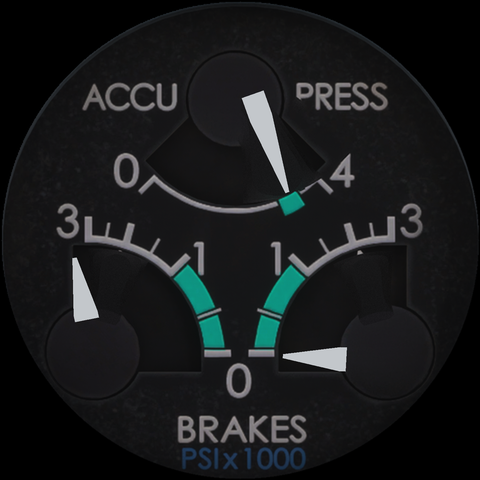
#> input picture artwork/build/compose.png, 480 x 480 px, given in place of clean_raster.png, which was not available
$ python from_clean.py 100
#> lines starting #> are read from the running program, lines starting #| are printed output that depends on the picture; after the words box and inside, x2 and y2 are one past the last pixel; in counts of white or black regions, pixels touching at a corner belong together; pictures that were not available may be replaced by others from this repository, and a replacement may not be noted
#!/usr/bin/env python3
"""Build the dial face from the clean, pointer-free artwork (brakes.svg).

  1. face centre by RIM SYMMETRY  - the bezel's highlight is uneven, so an
     edge-sharpness fit lands 23px off; at the true centre a ring just inside
     the edge is equally bright all round
  2. face radius from the radial profile - where the face tone starts rising
     into the bezel lip; crop inside that so no lip bleeds in
  3. boss centres by CIRCLE FIT to each disc's edge against the black window
     - a centroid is biased wherever the disc meets the face
  4. scale angles re-measured from the ticks around those centres
"""
import json, math, os
import numpy as np
import cairosvg
from PIL import Image
from collections import deque

HERE = os.path.dirname(os.path.abspath(__file__))
OUT = os.path.join(HERE, "build")
SRC = os.path.join(HERE, "source", "brakes.svg")
import sys
SIZE = int(sys.argv[1]) if len(sys.argv) > 1 else 480
RASTER_W = 2400


def rim_symmetric_centre(br, guess, R0):
    H, W = br.shape
    yy, xx = np.mgrid[0:H, 0:W]
    best = None
    for cx in range(guess[0] - 18, guess[0] + 19, 3):
        for cy in range(guess[1] - 18, guess[1] + 19, 3):
            d = np.hypot(xx - cx, yy - cy); ang = np.arctan2(yy - cy, xx - cx)
            ring = (d > R0 - 40) & (d < R0 - 12)
            sect = ((ang + np.pi) / (2 * np.pi) * 12).astype(int) % 12
            s = np.array([br[ring & (sect == k)].mean() for k in range(12)]).std()
            if best is None or s < best[0]: best = (s, cx, cy)
    return best[1], best[2]


def face_radius(br, cx, cy, R0):
    H, W = br.shape
    yy, xx = np.mgrid[0:H, 0:W]
    d = np.hypot(xx - cx, yy - cy)
    prof = {r: br[(d >= r) & (d < r + 3)].mean() for r in range(int(R0 * 0.9), int(R0 * 1.05), 2)}
    base = np.median([v for r, v in prof.items() if r < R0 * 0.94])
    for r in sorted(prof):
        if prof[r] > base + 5: return r - 4
    return R0


def flood(br, seed, lo, hi, maxr):
    H, W = br.shape
    sx, sy = seed; x0, x1 = max(0, sx - maxr), min(W, sx + maxr); y0, y1 = max(0, sy - maxr), min(H, sy + maxr)
    sub = br[y0:y1, x0:x1]; ok = (sub > lo) & (sub < hi); seen = np.zeros_like(ok)
    q = deque([(sy - y0, sx - x0)]); seen[sy - y0, sx - x0] = True
    while q:
        y, x = q.popleft()
        for dy, dx in ((1, 0), (-1, 0), (0, 1), (0, -1)):
            ny, nx = y + dy, x + dx
            if 0 <= ny < ok.shape[0] and 0 <= nx < ok.shape[1] and ok[ny, nx] and not seen[ny, nx]:
                seen[ny, nx] = True; q.append((ny, nx))
    m = np.zeros((H, W), bool); ys, xs = np.nonzero(seen); m[ys + y0, xs + x0] = True
    return m


def fit_circle(xs, ys):
    A = np.column_stack([xs, ys, np.ones_like(xs)]).astype(float)
    b = -(xs.astype(float) ** 2 + ys.astype(float) ** 2)
    D, E, F = np.linalg.lstsq(A, b, rcond=None)[0]
    xc, yc = -D / 2, -E / 2
    return float(xc), float(yc), float(np.sqrt(xc * xc + yc * yc - F))


def boss_circle(br, seed, R):
    m = flood(br, seed, 28, 70, int(0.26 * R))
    dark = br < 25
    edge = np.zeros_like(m)
    edge[1:, :] |= m[1:, :] & dark[:-1, :]; edge[:-1, :] |= m[:-1, :] & dark[1:, :]
    edge[:, 1:] |= m[:, 1:] & dark[:, :-1]; edge[:, :-1] |= m[:, :-1] & dark[:, 1:]
    ey, ex = np.nonzero(edge)
    xc, yc, r = fit_circle(ex, ey)
    rms = float(np.abs(np.hypot(ex - xc, ey - yc) - r).std())
    return xc, yc, r, rms


def extents(mask, xx, yy, px, py, rlo, rhi, R, gap=2.0, minpx=60):
    d = np.hypot(xx - px, yy - py); sel = mask & (d > rlo * R) & (d < rhi * R)
    ys, xs = np.nonzero(sel); ang = np.sort(np.degrees(np.arctan2(ys - py, xs - px)))
    if len(ang) == 0: return []
    groups = [[ang[0]]]
    for v in ang[1:]:
        (groups[-1].append(v) if v - groups[-1][-1] <= gap else groups.append([v]))
    return [(round(float(g[0]), 1), round(float(g[-1]), 1), len(g)) for g in groups if len(g) > minpx]


def main():
    os.makedirs(OUT, exist_ok=True)
    raster = os.path.join(OUT, "clean_raster.png")
    if not os.path.exists(raster):
        cairosvg.svg2png(url=SRC, write_to=raster, output_width=RASTER_W)
#> (this line was passed over: cairosvg is not available in this run)
    a = np.asarray(Image.open(raster).convert("RGB")).astype(int)
    H, W, _ = a.shape
#> H = 480; W = 480
    br = a.mean(axis=2)
    r, g, b = a[..., 0], a[..., 1], a[..., 2]
    light = (np.abs(r - b) < 30) & (np.abs(r - g) < 30) & (br > 95)
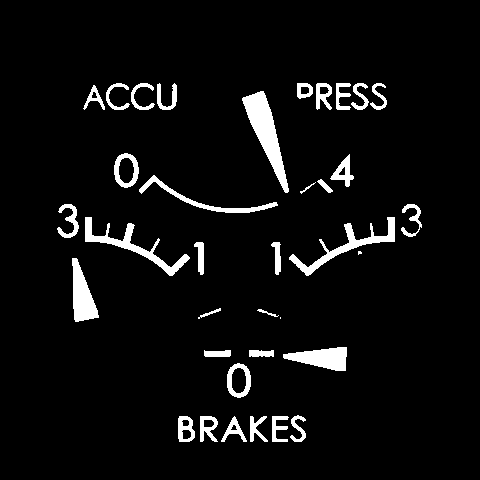
#> light: shape (480, 480) bool; 5.5% white; 36 white regions (2 under 20 px), largest, box (x1, y1, x2, y2) and area: (242, 91, 289, 193) 1693, (289, 217, 395, 276) 1144, (85, 217, 190, 276) 1143
    teal = (g > 110) & (r < 90) & (b > 100)
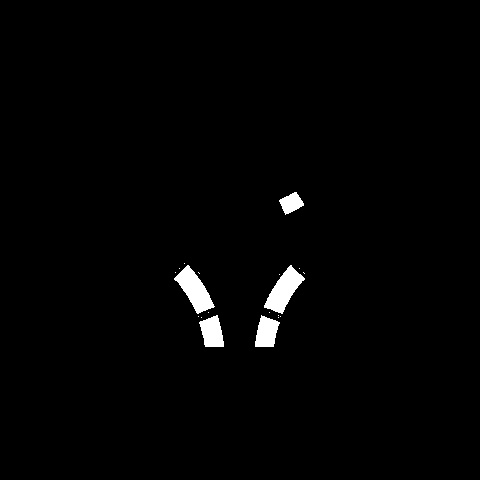
#> teal: shape (480, 480) bool; 1.4% white; 19 white regions (14 under 20 px), largest, box (x1, y1, x2, y2) and area: (264, 265, 305, 314) 924, (174, 265, 215, 314) 911, (199, 315, 224, 347) 572, (255, 315, 280, 347) 563, (279, 192, 304, 215) 337
    yy, xx = np.mgrid[0:H, 0:W]

    R0 = int(W * 0.375)
#> R0 = 180
    cx, cy = rim_symmetric_centre(br, (W // 2, H // 2), R0)
#> after the loop in rim_symmetric_centre, `for cx in range(guess[0] - 18, guess[0] + 19, 3):`: best = (8.78, 258, 231)
#> cx = 258; cy = 231
    R = face_radius(br, cx, cy, R0)
#> in face_radius, `d = np.hypot(xx - cx, yy - cy)`:
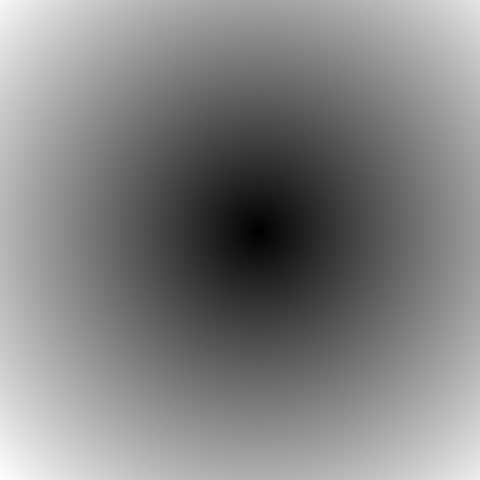
#> d: shape (480, 480) float64; min 0, max 357.9, mean 184.4; drawn with min black and max white
#> in face_radius, `prof = {r: br[(d >= r) & (d < r + 3)].mean() for r in range(int(R0 * 0..`: prof = 14 items
#> in face_radius, `base = np.median([v for r, v in prof.items() if r < R0 * 0.94])`: base = 30.8
#> the loop in face_radius, `for r in sorted(prof):` made 11 passes
#> r on passes 1 to 11: 162, 164, 166, 168, 170, 172, 174, 176, 178, 180, 182
#> R = 178
    print("face: centre (%d,%d)  radius %d  (raster %dx%d)" % (cx, cy, R, W, H))
#| face: centre (258,231)  radius 178  (raster 480x480)

    bosses = {}
    for name, (fx, fy) in {"accum": (0.0, -0.585), "brake_l": (-0.59, 0.43), "brake_r": (0.59, 0.43)}.items():
        xc, yc, rr, rms = boss_circle(br, (int(cx + fx * R), int(cy + fy * R)), R)
        bosses[name] = (xc, yc, rr)
        print("  %-8s centre (%.1f,%.1f) r %.1f  fit rms %.2fpx  = (%.3f,%.3f)R" % (name, xc, yc, rr, rms, (xc - cx) / R, (yc - cy) / R))
#> this loop made 3 passes
#> (ey in boss_circle, ex in boss_circle, xc) on passes 2 to 3: ([307], [152], 76), ([307], [363], 181.5)
#> (xc, yc, r in boss_circle, rms, rr) on pass 1: (0, 0, 0, nan, 0)
#|   accum    centre (-0.0,-0.0) r 0.0  fit rms nanpx  = (-1.449,-1.298)R
#|   brake_l  centre (76.0,153.5) r 171.3  fit rms 0.00px  = (-1.022,-0.435)R
#|   brake_r  centre (181.5,153.5) r 237.7  fit rms 0.00px  = (-0.430,-0.435)R
#> pass 1, in boss_circle, `dark = br < 25`:
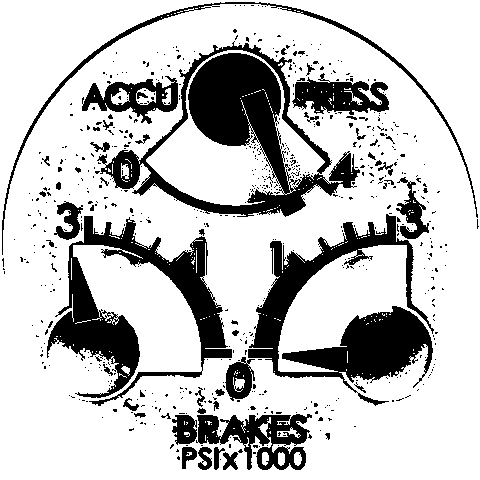
#> dark: shape (480, 480) bool; 77.1% white; 634 black regions (583 under 20 px), largest, box (x1, y1, x2, y2) and area: (97, 41, 360, 217) 13795, (248, 214, 434, 406) 11869, (47, 216, 232, 406) 10422
#> after the loop, bosses = {'accum': (0, 0, 0), 'brake_l': (76, 153.5, 171.3), 'brake_r': (181.5, 153.5, 237.7)}

    print("scale ticks (angles from each boss centre):")
    meas = {}
    for name, (bx, by, brr) in bosses.items():
        if name == "accum":
            meas[name] = dict(ticks=extents(light, xx, yy, bx, by, 0.60, 0.74, R), teal=extents(teal, xx, yy, bx, by, 0.50, 0.74, R, 6))
        else:
            meas[name] = dict(ticks=extents(light, xx, yy, bx, by, 0.44, 0.60, R), teal=extents(teal, xx, yy, bx, by, 0.34, 0.56, R, 6))
        print("  %-8s ticks %s" % (name, meas[name]["ticks"]))
        print("           teal  %s" % meas[name]["teal"])
#> this loop made 3 passes
#> (name, bx, by, brr) on passes 1 to 3: ('accum', 0, 0, 0), ('brake_l', 76, 153.5, 171.3), ('brake_r', 181.5, 153.5, 237.7)
#|   accum    ticks []
#|            teal  []
#|   brake_l  ticks [(-49.0, -25.3, 305), (15.4, 25.3, 158), (51.0, 84.1, 494), (89.5, 103.2, 98)]
#|            teal  []
#|   brake_r  ticks [(-154.8, -116.1, 317), (-42.6, 18.4, 1571), (27.2, 48.1, 192), (76.5, 82.3, 119), (102.8, 127.7, 326)]
#|            teal  []
#> pass 1, in extents, `d = np.hypot(xx - px, yy - py)`:
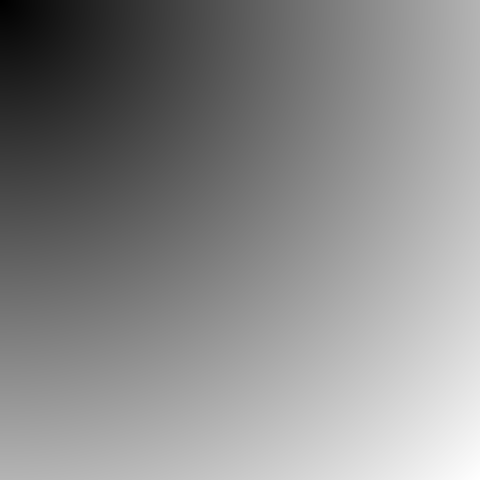
#> d: shape (480, 480) float64; min 0, max 677.4, mean 366.6; drawn with min black and max white
#> pass 2, in extents (call 3), `d = np.hypot(xx - px, yy - py)`:
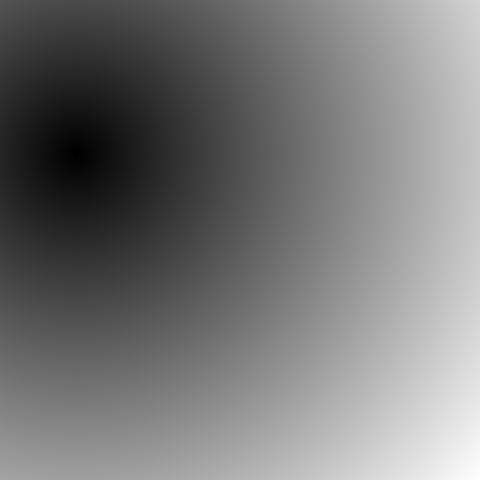
#> d: shape (480, 480) float64; min 0.499, max 518, mean 244.2; drawn with min black and max white
#> after the loop, meas = 3 items

    # crop onto black with a soft 2px edge, then downsample once
    out = a.astype(float)
    d0 = np.hypot(xx - cx, yy - cy)
    fade = np.clip((R - d0) / 2.0, 0, 1)[..., None]
    out = out * fade
    face = Image.fromarray(out.astype(np.uint8)).crop((int(cx - R), int(cy - R), int(cx + R), int(cy + R)))
    face = face.resize((SIZE, SIZE), Image.LANCZOS)
#> face: PIL image 100x100 RGB
    fa = np.asarray(face).astype(float)
    yy2, xx2 = np.mgrid[0:SIZE, 0:SIZE]
    d2 = np.hypot(xx2 - SIZE / 2 + 0.5, yy2 - SIZE / 2 + 0.5)
    fa *= np.clip((SIZE / 2 - 0.5 - d2) / 1.5, 0, 1)[..., None]
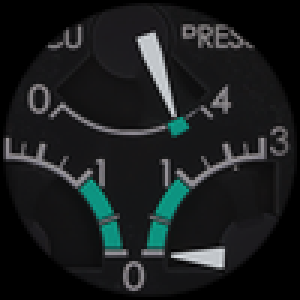
#> fa: shape (100, 100, 3) float64 (shown 3 times larger); mean R, G, B 26.6, 30.1, 30.7
    suffix = "" if SIZE == 480 else f"_{SIZE}"
    Image.fromarray(fa.astype(np.uint8)).save(os.path.join(OUT, f"dial_face{suffix}.png"))
    print(f"wrote dial_face{suffix}.png")

    k = SIZE / (2 * R)
#> k = 0.281
    json.dump({
        "face": {"cx": int(cx), "cy": int(cy), "R": int(R)},
        "bosses": {n: [round((bx - (cx - R)) * k, 1), round((by - (cy - R)) * k, 1), round(brr * k, 1)]
                   for n, (bx, by, brr) in bosses.items()},
        "measurements": meas,
    }, open(os.path.join(OUT, f"clean_measure{suffix}.json"), "w"), indent=1)


if __name__ == "__main__":
    main()

$ run again, on artwork/build/dial_face_360.png
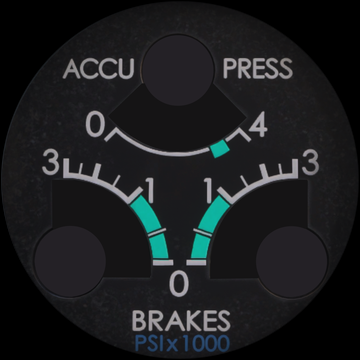
#> input picture artwork/build/dial_face_360.png, 360 x 360 px, given in place of clean_raster.png, which was not available
#> in main, `light = (np.abs(r - b) < 30) & (np.abs(r - g) < 30) & (br > 95)`:
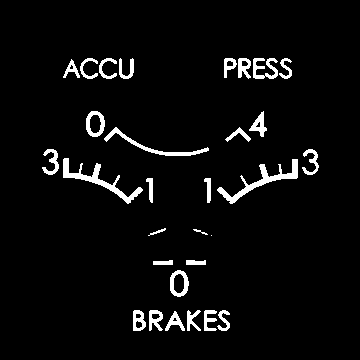
#> light: shape (360, 360) bool; 4.5% white; 30 white regions (1 under 20 px), largest, box (x1, y1, x2, y2) and area: (217, 159, 298, 204) 724, (63, 158, 143, 204) 707, (104, 127, 209, 156) 444
#> teal: shape (360, 360) bool; 1.5% white; 18 white regions (13 under 20 px), largest, box (x1, y1, x2, y2) and area: (198, 196, 230, 233) 548, (130, 195, 161, 233) 543, (149, 233, 168, 258) 346, (191, 234, 210, 258) 340, (210, 140, 230, 158) 207
#> after the loop in rim_symmetric_centre, `for cx in range(guess[0] - 18, guess[0] + 19, 3):`: best = (6.23, 180, 171)
#> cx = 180; cy = 171
#> prof = 10 items
#> base = 39.25
#> the loop in face_radius, `for r in sorted(prof):` made 10 passes
#> r on passes 1 to 8: 121, 123, 125, 127, 129, 131, 133, 135
#> R = 135
#| face: centre (180,171)  radius 135  (raster 360x360)
#> the loop in main, `for name, (fx, fy) in {"accum": (0.0, -0.585), "brake_l": (-0.59, 0.43..` made 3 passes
#> (ey in boss_circle, ex in boss_circle, xc) on passes 2 to 3: ([229], [100], 50), ([229], [259], 129.5)
#> (printed output is left out)
#> after the loop in main, `for name, (fx, fy) in {"accum": (0.0, -0.585), "brake_l": (-0.59, 0.43..`: bosses = {'accum': (177.5, 69.94, 35.07), 'brake_l': (50, 114.5, 124.9), 'brake_r': (129.5, 114.5, 172.9)}
#> the loop in main, `for name, (bx, by, brr) in bosses.items():` made 3 passes
#> (name, bx, by, brr) on passes 1 to 3: ('accum', 177.5, 69.94, 35.07), ('brake_l', 50, 114.5, 124.9), ('brake_r', 129.5, 114.5, 172.9)
#> (printed output is left out)
#> after the loop in main, `for name, (bx, by, brr) in bosses.items():`: meas = 3 items
#> in main, `fa *= np.clip((SIZE / 2 - 0.5 - d2) / 1.5, 0, 1)[..., None]`:
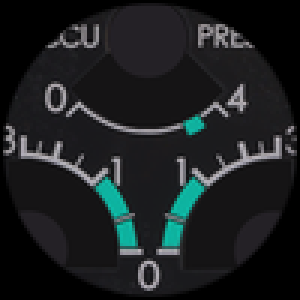
#> fa: shape (100, 100, 3) float64 (shown 3 times larger); mean R, G, B 27.7, 31.5, 32.7
#> k = 0.37

$ run again, on artwork/build/face_360_check.png
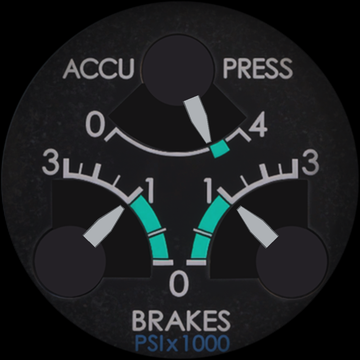
#> input picture artwork/build/face_360_check.png, 360 x 360 px, given in place of clean_raster.png, which was not available
#> in main, `light = (np.abs(r - b) < 30) & (np.abs(r - g) < 30) & (br > 95)`:
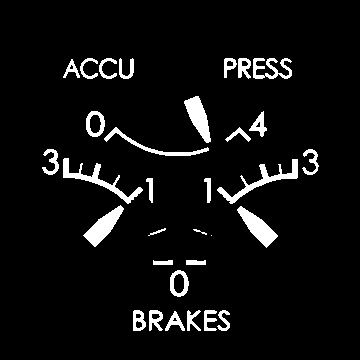
#> light: shape (360, 360) bool; 6% white; 32 white regions (1 under 20 px), largest, box (x1, y1, x2, y2) and area: (217, 159, 298, 204) 723, (63, 158, 143, 204) 708, (237, 206, 278, 248) 671
#> teal: shape (360, 360) bool; 1.5% white; 16 white regions (11 under 20 px), largest, box (x1, y1, x2, y2) and area: (198, 196, 230, 233) 550, (130, 195, 161, 233) 544, (149, 233, 168, 258) 345, (191, 234, 210, 258) 340, (210, 140, 230, 158) 207
#> after the loop in rim_symmetric_centre, `for cx in range(guess[0] - 18, guess[0] + 19, 3):`: best = (5.76, 180, 186)
#> cx = 180; cy = 186
#> prof = 10 items
#> base = 35.42
#> the loop in face_radius, `for r in sorted(prof):` made 4 passes
#> r on passes 1 to 4: 121, 123, 125, 127
#> R = 123
#| face: centre (180,186)  radius 123  (raster 360x360)
#> the loop in main, `for name, (fx, fy) in {"accum": (0.0, -0.585), "brake_l": (-0.59, 0.43..` made 3 passes
#> (ey in boss_circle, ex in boss_circle, xc, yc) on passes 1 to 3: ([114], [180], 90, 57), ([238], [107], 53.5, 119), ([238], [252], 126, 119)
#> (printed output is left out)
#> after the loop in main, `for name, (fx, fy) in {"accum": (0.0, -0.585), "brake_l": (-0.59, 0.43..`: bosses = {'accum': (90, 57, 106.5), 'brake_l': (53.5, 119, 130.5), 'brake_r': (126, 119, 173.3)}
#> the loop in main, `for name, (bx, by, brr) in bosses.items():` made 3 passes
#> (name, bx, by, brr) on passes 1 to 3: ('accum', 90, 57, 106.5), ('brake_l', 53.5, 119, 130.5), ('brake_r', 126, 119, 173.3)
#> (printed output is left out)
#> after the loop in main, `for name, (bx, by, brr) in bosses.items():`: meas = 3 items
#> in main, `face = face.resize((SIZE, SIZE), Image.LANCZOS)`:
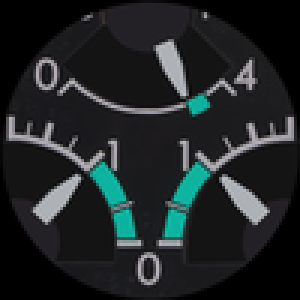
#> face: PIL image 100x100 RGB (shown 3 times larger); mean R, G, B 32.4, 37.4, 38.6
#> k = 0.407
